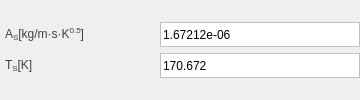
            <widget class="QWidget" name="widget_7" native="true">
             <layout class="QGridLayout" name="gridLayout_11">
              <property name="leftMargin">
               <number>0</number>
              </property>
              <property name="topMargin">
               <number>0</number>
              </property>
              <property name="rightMargin">
               <number>0</number>
              </property>
              <property name="bottomMargin">
               <number>0</number>
              </property>
              <property name="horizontalSpacing">
               <number>6</number>
              </property>
              <property name="verticalSpacing">
               <number>0</number>
              </property>
              <item row="0" column="0">
               <layout class="QVBoxLayout" name="verticalLayout_3">
                <property name="spacing">
                 <number>6</number>
                </property>
                <item>
                 <layout class="QHBoxLayout" name="horizontalLayout_8">
                  <property name="spacing">
                   <number>0</number>
                  </property>
                  <item>
                   <widget class="QLabel" name="label_8">
                    <property name="minimumSize">
                     <size>
                      <width>100</width>
                      <height>25</height>
                     </size>
                    </property>
                    <property name="maximumSize">
                     <size>
                      <width>100</width>
                      <height>25</height>
                     </size>
                    </property>
                    <property name="styleSheet">
                     <string notr="true">QLabel {
    font-family: 'Arial'; /* 字体 */
    font-size: 9pt;       /* 字体大小 */
    color: rgb(66, 66, 66);  
    padding: 2px; 
}</string>
                    </property>
                    <property name="text">
                     <string>&lt;html&gt;&lt;head/&gt;&lt;body&gt;&lt;p&gt;&lt;span style=&quot; font-size:9pt;&quot;&gt;A&lt;/span&gt;&lt;span style=&quot; font-size:9pt; vertical-align:sub;&quot;&gt;S&lt;/span&gt;&lt;span style=&quot; font-size:9pt;&quot;&gt;[kg/m·s·K&lt;/span&gt;&lt;span style=&quot; font-size:9pt; vertical-align:super;&quot;&gt;0.5&lt;/span&gt;&lt;span style=&quot; font-size:9pt;&quot;&gt;]&lt;/span&gt;&lt;/p&gt;&lt;/body&gt;&lt;/html&gt;</string>
                    </property>
                   </widget>
                  </item>
                  <item>
                   <spacer name="horizontalSpacer_8">
                    <property name="orientation">
                     <enum>Qt::Horizontal</enum>
                    </property>
                    <property name="sizeHint" stdset="0">
                     <size>
                      <width>40</width>
                      <height>20</height>
                     </size>
                    </property>
                   </spacer>
                  </item>
                  <item>
                   <widget class="QLineEdit" name="lineEdit_4">
                    <property name="minimumSize">
                     <size>
                      <width>200</width>
                      <height>25</height>
                     </size>
                    </property>
                    <property name="maximumSize">
                     <size>
                      <width>200</width>
                      <height>25</height>
                     </size>
                    </property>
                    <property name="styleSheet">
                     <string notr="true">QLineEdit {
    border: 1px solid rgb(192, 192, 192); /* 默认边框颜色 */
}
QLineEdit:focus {
    border: 1px solid rgb(50, 170, 233); /* 焦点时的边框颜色 */
    outline: none;                       /* 移除默认虚线框 */
}</string>
                    </property>
                    <property name="text">
                     <string>1.67212e-06</string>
                    </property>
                   </widget>
                  </item>
                 </layout>
                </item>
                <item>
                 <layout class="QHBoxLayout" name="horizontalLayout_9">
                  <property name="spacing">
                   <number>0</number>
                  </property>
                  <item>
                   <widget class="QLabel" name="label_9">
                    <property name="minimumSize">
                     <size>
                      <width>120</width>
                      <height>25</height>
                     </size>
                    </property>
                    <property name="maximumSize">
                     <size>
                      <width>120</width>
                      <height>25</height>
                     </size>
                    </property>
                    <property name="styleSheet">
                     <string notr="true">QLabel {
    font-family: 'Arial'; /* 字体 */
    font-size: 9pt;       /* 字体大小 */
    color: rgb(66, 66, 66);  
    padding: 2px; 
}</string>
                    </property>
                    <property name="text">
                     <string>&lt;html&gt;&lt;head/&gt;&lt;body&gt;&lt;p&gt;&lt;span style=&quot; font-size:9pt;&quot;&gt;T&lt;/span&gt;&lt;span style=&quot; font-size:9pt; vertical-align:sub;&quot;&gt;S&lt;/span&gt;&lt;span style=&quot; font-size:9pt;&quot;&gt;[K]&lt;/span&gt;&lt;/p&gt;&lt;/body&gt;&lt;/html&gt;</string>
                    </property>
                   </widget>
                  </item>
                  <item>
                   <spacer name="horizontalSpacer_9">
                    <property name="orientation">
                     <enum>Qt::Horizontal</enum>
                    </property>
                    <property name="sizeHint" stdset="0">
                     <size>
                      <width>40</width>
                      <height>20</height>
                     </size>
                    </property>
                   </spacer>
                  </item>
                  <item>
                   <widget class="QLineEdit" name="lineEdit_5">
                    <property name="minimumSize">
                     <size>
                      <width>200</width>
                      <height>25</height>
                     </size>
                    </property>
                    <property name="maximumSize">
                     <size>
                      <width>200</width>
                      <height>25</height>
                     </size>
                    </property>
                    <property name="styleSheet">
                     <string notr="true">QLineEdit {
    border: 1px solid rgb(192, 192, 192); /* 默认边框颜色 */
}
QLineEdit:focus {
    border: 1px solid rgb(50, 170, 233); /* 焦点时的边框颜色 */
    outline: none;                       /* 移除默认虚线框 */
}</string>
                    </property>
                    <property name="text">
                     <string>170.672</string>
                    </property>
                   </widget>
                  </item>
                 </layout>
                </item>
               </layout>
              </item>
             </layout>
            </widget>
